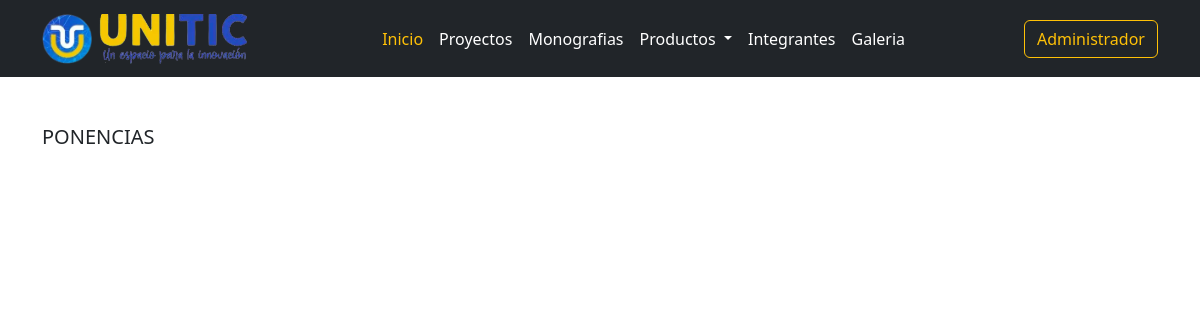
/ponencias.php, run on an earlier commit of the app's database.
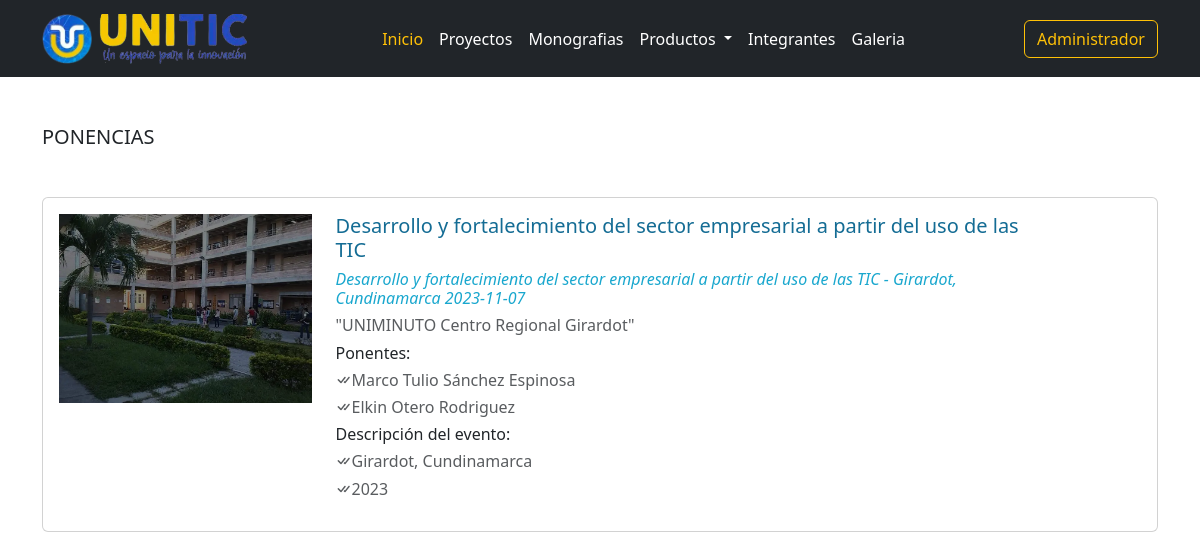
And on a later commit of the database.
### tables this page shows
CREATE TABLE `portafolios` (
  `id` int(11) NOT NULL,
  `titulo` varchar(250) NOT NULL,
  `programa` varchar(150) DEFAULT NULL,
  `evento` varchar(150) DEFAULT NULL,
  `fecha` date NOT NULL,
  `ciudad` varchar(100) DEFAULT NULL,
  `descripcion` text DEFAULT NULL,
  `archivo` varchar(250) NOT NULL,
  `imagen` varchar(100) NOT NULL,
  `tipo_trabajo` int(11) NOT NULL,
  `created_at` timestamp NOT NULL DEFAULT current_timestamp(),
  `updated_at` timestamp NOT NULL DEFAULT current_timestamp() ON UPDATE current_timestamp()
);

CREATE TABLE `portafolios_has_integrantes` (
  `id` int(11) NOT NULL,
  `portafolio_id` int(11) NOT NULL,
  `integrantes` varchar(100) NOT NULL
);

### clases/Ponencias.php (called while the page is built, shortened)
<?php
class Ponencias extends Conexion
{
    public function obtenerPonencias()
    {
        $conexion = $this->obtenerConexion();
        $sql = "SELECT * FROM portafolios where tipo_trabajo = 5";
        $result = mysqli_query($conexion, $sql);
        $posters = array();
        while ($row = mysqli_fetch_assoc($result)) {
            $posters[] = $row;
        }
        return $posters;
    }
    public function obtenerIntegrantes()
    {
        $conexion = $this->obtenerConexion();
        $sql = "SELECT *
        FROM portafolios_has_integrantes pi
        INNER JOIN portafolios p ON (pi.portafolio_id = p.id)";
        $result = mysqli_query($conexion, $sql);
        $integrantes = array();
        while ($row = mysqli_fetch_assoc($result)) {
            $integrantes[] = $row;
        }
        return $integrantes;
    }
}

### public/ponencias.php (the view, shortened to what this page needs)
<!doctype html>
<html lang="en">
<head>
  <link href="https://cdn.jsdelivr.net/npm/bootstrap@5.2.1/dist/css/bootstrap.min.css" rel="stylesheet">
  <link rel="stylesheet" href="https://cdn.jsdelivr.net/npm/bootstrap-icons@1.10.4/font/bootstrap-icons.css">
  <link rel="stylesheet" href="https://use.fontawesome.com/releases/v5.15.4/css/all.css">
</head>
<body>
  <?php
  include('../templates/navbarSecciones.php');
  include('../clases/Ponencias.php');
  $Ponencias = new Ponencias();
  $listarPonencias = $Ponencias->obtenerPonencias();
  $listarIntegrantes = $Ponencias->obtenerIntegrantes();
  ?>
  <h5 class="container my-5">PONENCIAS</h5>
  <?php foreach ($listarPonencias as $ponencia) : ?>
    <div class="container my-5">
      <div class="card col-md-12 p-3">
        <div class="row">
          <div class="col-md-3">
            <img width="100%" src="../img/campus.webp">
          </div>
          <div class="col-md-8">
            <div class="card-block">
              <h6 class="card-title h5" style="color:#146C94"><?php echo $ponencia['titulo']; ?></h6>
              <h6 style="color: #19A7CE; font-style: italic;">
                <?php echo $ponencia['titulo'] . " - " . $ponencia['ciudad'] . " " . $ponencia['fecha']; ?>
              </h6>
              <p class="h6 text-dark text-opacity-75">"<?php echo $ponencia['evento']; ?>"</p>
              <p class="h6 text-dark">Ponentes:</p>
              <?php foreach ($listarIntegrantes as $integrante) {
                if ($integrante['portafolio_id'] == $ponencia['id']) {
                  echo '<p class="h6 text-dark text-opacity-75"><i class="bi bi-check-all"></i>' . $integrante['integrantes'] . '</p>';
                }
              } ?>
              <p class="h6 text-dark">Descripción del evento:</p>
              <p class="h6 text-dark text-opacity-75"><i class="bi bi-check-all"></i><?php echo $ponencia['ciudad']; ?></p>
              <p class="h6 text-dark text-opacity-75"><i class="bi bi-check-all"></i><?php
                      $fecha = $ponencia['fecha'];
                      $ano = date('Y', strtotime($fecha));
                      echo $ano;
                      ?></p>
            </div>
          </div>
        </div>
      </div>
    </div>
  <?php endforeach; ?>
</body>

What changed in the data, as far as the page shows it:
added portafolios: titulo "Desarrollo y fortalecimiento del sector empresarial a partir del uso de las TIC", ciudad "Girardot, Cundinamarca", fecha "2023-11-07", evento "UNIMINUTO Centro Regional Girardot", fecha "2023"
added portafolios_has_integrantes: integrantes "Marco Tulio Sánchez Espinosa"
added portafolios_has_integrantes: integrantes "Elkin Otero Rodriguez"
